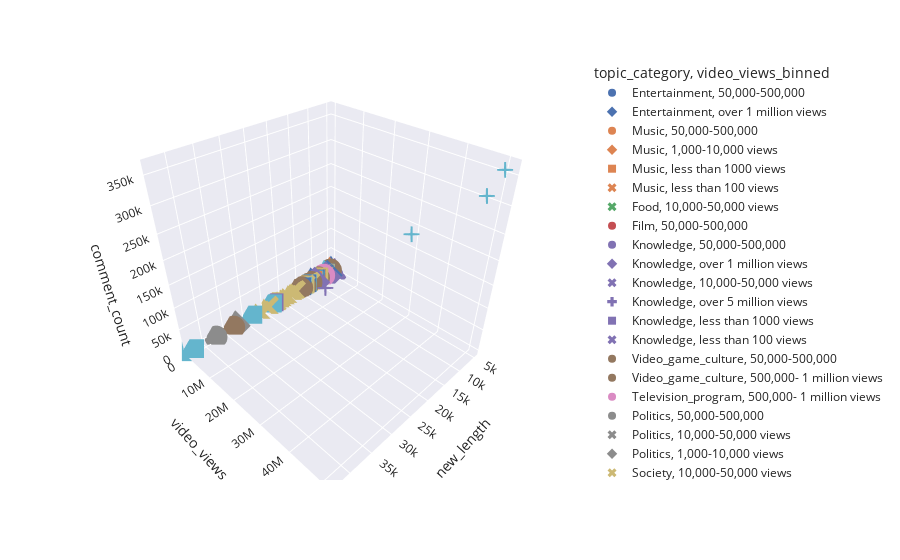

The notebook cell this image was saved under:
### Code cell
# plot video length vs views
fig = px.scatter_3d(binned_data2[binned_data2['new_length'] > 5000], x='new_length', y='video_views', z='comment_count', color='topic_category', symbol='video_views_binned', template=template, hover_name='video_title_clean', hover_data=['video_views', 'video_likes', 'custom_url'])


                    

fig.show()

### Figure 1 — Plotly figure (JSON) as saved in the notebook; plotly's stock layout.template omitted (floating-point values rounded to 4 significant figures; data arrays with more than 128 entries replaced by an {"elided": "..."} marker saying what was removed)
{"data": [{"customdata": [[1061, "@pinkfong"], [850, "@pinkfong"], [1164, "@pinkfong"]], "hovertemplate": "<b>%{hovertext}</b><br><br>topic_category=Entertainment<br>video_views_binned=50,000-500,000<br>new_length=%{x}<br>video_views=%{y}<br>comment_count=%{z}<br>video_likes=%{customdata[0]}<br>custom_url=%{customdata[1]}<extra></extra>", "hovertext": [" Halloween Zombie Sharks are Here Happy Halloween doo doo doo doo doo Pinkfong Baby Shark", "Chumbala Cachumbala Halloween Zombie Sharks and more  Songs Stories Pinkfong Baby shark", "Baby Shark Babysits little Baby Shark on a Halloween Night Peekaboo Pinkfong Story for Kids"], "legendgroup": "Entertainment, 50,000-500,000", "marker": {"color": "rgb(76,114,176)", "symbol": "circle"}, "mode": "markers", "name": "Entertainment, 50,000-500,000", "scene": "scene", "showlegend": true, "type": "scatter3d", "x": [6433, 6535, 5972], "y": [273500, 293714, 310659], "z": [0, 0, 0]}, {"customdata": [[1553, "@pinkfong"]], "hovertemplate": "<b>%{hovertext}</b><br><br>topic_category=Entertainment<br>video_views_binned=over 1 million views<br>new_length=%{x}<br>video_views=%{y}<br>comment_count=%{z}<br>video_likes=%{customdata[0]}<br>custom_url=%{customdata[1]}<extra></extra>", "hovertext": [" Special Halloween Stories Cartoons Hospital Play and More Compilation Pinkfong Baby Shark"], "legendgroup": "Entertainment, over 1 million views", "marker": {"color": "rgb(76,114,176)", "symbol": "diamond"}, "mode": "markers", "name": "Entertainment, over 1 million views", "scene": "scene", "showlegend": true, "type": "scatter3d", "x": [7120], "y": [1053069], "z": [0]}, {"customdata": [[3043, "@trapnation"]], "hovertemplate": "<b>%{hovertext}</b><br><br>topic_category=Music<br>video_views_binned=50,000-500,000<br>new_length=%{x}<br>video_views=%{y}<br>comment_count=%{z}<br>video_likes=%{customdata[0]}<br>custom_url=%{customdata[1]}<extra></extra>", "hovertext": ["Trap Nation 10 Year Mix "], "legendgroup": "Music, 50,000-500,000", "marker": {"color": "rgb(221,132,82)", "symbol": "circle"}, "mode": "markers", "name": "Music, 50,000-500,000", "scene": "scene", "showlegend": true, "type": "scatter3d", "x": [14761], "y": [86699], "z": [265]}, {"customdata": [[31, "@ithacacollegecenterformusic"], [55, "@ithacacollegecenterformusic"]], "hovertemplate": "<b>%{hovertext}</b><br><br>topic_category=Music<br>video_views_binned=1,000-10,000 views<br>new_length=%{x}<br>video_views=%{y}<br>comment_count=%{z}<br>video_likes=%{customdata[0]}<br>custom_url=%{customdata[1]}<extra></extra>", "hovertext": ["IC SMA 2021 High School Division Gala Concert", "IC SMA 2021 High School Division Week 1 Concert"], "legendgroup": "Music, 1,000-10,000 views", "marker": {"color": "rgb(221,132,82)", "symbol": "diamond"}, "mode": "markers", "name": "Music, 1,000-10,000 views", "scene": "scene", "showlegend": true, "type": "scatter3d", "x": [5868, 5239], "y": [1581, 2728], "z": [5, 7]}, {"customdata": [[7, "@musicfromstandrews"], [14, null], [3, null], [5, null], [4, null], [2, null], [16, "@ithacacollegecenterformusic"], [27, "@ithacacollegecenterformusic"], [13, "@ithacacollegecenterformusic"], [9, "@ithacacollegecenterformusic"]], "hovertemplate": "<b>%{hovertext}</b><br><br>topic_category=Music<br>video_views_binned=less than 1000 views<br>new_length=%{x}<br>video_views=%{y}<br>comment_count=%{z}<br>video_likes=%{customdata[0]}<br>custom_url=%{customdata[1]}<extra></extra>", "hovertext": ["St Andrews Voices presents Andrew McTaggart A Landscape of Song", "20220422 Concert Jazz ensemble", "20220418 Concert UAH Orchestra", "20220412 Recital Brasspalooza Student Recital", "UAH Choirs in concert", "20211116 UAH TubaEuphonium Studio Recital", "IC SMA 2022 Intermediate Division Gala Concert", "IC SMA 2022 High School Division Gala Concert", "IC SMA 2022 High School Division Week 1 Concert", "IC Jazz Ensemble Concert April 30 2021"], "legendgroup": "Music, less than 1000 views", "marker": {"color": "rgb(221,132,82)", "symbol": "square"}, "mode": "markers", "name": "Music, less than 1000 views", "scene": "scene", "showlegend": true, "type": "scatter3d", "x": [5057, 5543, 6776, 7075, 5346, 5694, 5727, 10351, 5161, 5352], "y": [277, 595, 319, 266, 281, 187, 498, 996, 511, 583], "z": [1, 0, 0, 0, 0, 0, 0, 1, 1, 0]}, {"customdata": [[2, "@musicfromstandrews"]], "hovertemplate": "<b>%{hovertext}</b><br><br>topic_category=Music<br>video_views_binned=less than 100 views<br>new_length=%{x}<br>video_views=%{y}<br>comment_count=%{z}<br>video_likes=%{customdata[0]}<br>custom_url=%{customdata[1]}<extra></extra>", "hovertext": ["The St Andrews Scottish Songbook Insights"], "legendgroup": "Music, less than 100 views", "marker": {"color": "rgb(221,132,82)", "symbol": "x"}, "mode": "markers", "name": "Music, less than 100 views", "scene": "scene", "showlegend": true, "type": "scatter3d", "x": [5014], "y": [85], "z": [0]}, {"customdata": [[777, "@epicmealtime"], [849, "@chonnyday"], [451, "@cookingwithduaa"]], "hovertemplate": "<b>%{hovertext}</b><br><br>topic_category=Food<br>video_views_binned=10,000-50,000 views<br>new_length=%{x}<br>video_views=%{y}<br>comment_count=%{z}<br>video_likes=%{customdata[0]}<br>custom_url=%{customdata[1]}<extra></extra>", "hovertext": ["Eating Food From a Stranger Binge Eater Ep 1", "Chonny Dalena experience the Salad Curse LIVE", "First time live on YouTube"], "legendgroup": "Food, 10,000-50,000 views", "marker": {"color": "rgb(85,168,104)", "symbol": "x"}, "mode": "markers", "name": "Food, 10,000-50,000 views", "scene": "scene", "showlegend": true, "type": "scatter3d", "x": [5807, 8663, 5295], "y": [17272, 39978, 11681], "z": [150, 37, 115]}, {"customdata": [[2284, "@history"]], "hovertemplate": "<b>%{hovertext}</b><br><br>topic_category=Film<br>video_views_binned=50,000-500,000<br>new_length=%{x}<br>video_views=%{y}<br>comment_count=%{z}<br>video_likes=%{customdata[0]}<br>custom_url=%{customdata[1]}<extra></extra>", "hovertext": ["The Curse of Oak Island Evidence of Treasure Tunnels Uncovered S8 E1 Full Episode"], "legendgroup": "Film, 50,000-500,000", "marker": {"color": "rgb(196,78,82)", "symbol": "circle"}, "mode": "markers", "name": "Film, 50,000-500,000", "scene": "scene", "showlegend": true, "type": "scatter3d", "x": [5013], "y": [125705], "z": [164]}, {"customdata": [[1711, "@timelinechannel"], [1441, "@timelinechannel"]], "hovertemplate": "<b>%{hovertext}</b><br><br>topic_category=Knowledge<br>video_views_binned=50,000-500,000<br>new_length=%{x}<br>video_views=%{y}<br>comment_count=%{z}<br>video_likes=%{customdata[0]}<br>custom_url=%{customdata[1]}<extra></extra>", "hovertext": ["The True Story Of The Children Who Could Speak With The Dead A Haunting Timeline", "Is The Bible Misogynistic Notorious Women Of The Bible Timeline"], "legendgroup": "Knowledge, 50,000-500,000", "marker": {"color": "rgb(129,114,179)", "symbol": "circle"}, "mode": "markers", "name": "Knowledge, 50,000-500,000", "scene": "scene", "showlegend": true, "type": "scatter3d", "x": [11265, 6604], "y": [63045, 53107], "z": [378, 310]}, {"customdata": [[12711, "@timelinechannel"], [11253, "@timelinechannel"], [5648, "@timelinechannel"]], "hovertemplate": "<b>%{hovertext}</b><br><br>topic_category=Knowledge<br>video_views_binned=over 1 million views<br>new_length=%{x}<br>video_views=%{y}<br>comment_count=%{z}<br>video_likes=%{customdata[0]}<br>custom_url=%{customdata[1]}<extra></extra>", "hovertext": ["How Did Our Ancestors Learn To Map The World Face Of The World Timeline", "The Buried Secrets Of The Native American Civilisations 1491 America Wars Timeline", "How Did Britain Build More Airplanes Than Germany In WW2 War Factories Timeline"], "legendgroup": "Knowledge, over 1 million views", "marker": {"color": "rgb(129,114,179)", "symbol": "diamond"}, "mode": "markers", "name": "Knowledge, over 1 million views", "scene": "scene", "showlegend": true, "type": "scatter3d", "x": [5026, 11105, 7823], "y": [1987071, 1019304, 1450446], "z": [1122, 861, 363]}, {"customdata": [[1085, "@timelinechannel"]], "hovertemplate": "<b>%{hovertext}</b><br><br>topic_category=Knowledge<br>video_views_binned=10,000-50,000 views<br>new_length=%{x}<br>video_views=%{y}<br>comment_count=%{z}<br>video_likes=%{customdata[0]}<br>custom_url=%{customdata[1]}<extra></extra>", "hovertext": ["The Last Days Of Queen Marie Antoinette Marie Antoinette Timeline"], "legendgroup": "Knowledge, 10,000-50,000 views", "marker": {"color": "rgb(129,114,179)", "symbol": "x"}, "mode": "markers", "name": "Knowledge, 10,000-50,000 views", "scene": "scene", "showlegend": true, "type": "scatter3d", "x": [6251], "y": [32737], "z": [92]}, {"customdata": [[42826, "@timelinechannel"]], "hovertemplate": "<b>%{hovertext}</b><br><br>topic_category=Knowledge<br>video_views_binned=over 5 million views<br>new_length=%{x}<br>video_views=%{y}<br>comment_count=%{z}<br>video_likes=%{customdata[0]}<br>custom_url=%{customdata[1]}<extra></extra>", "hovertext": ["The Real History Of The Americas Before Columbus 1491 Complete Series Timeline"], "legendgroup": "Knowledge, over 5 million views", "marker": {"color": "rgb(129,114,179)", "symbol": "cross"}, "mode": "markers", "name": "Knowledge, over 5 million views", "scene": "scene", "showlegend": true, "type": "scatter3d", "x": [11200], "y": [5817792], "z": [3764]}, {"customdata": [[15, null], [1, "@fieldworkeducation"], [1, "@fieldworkeducation"], [0, "@fieldworkeducation"], [7, "@fieldworkeducation"]], "hovertemplate": "<b>%{hovertext}</b><br><br>topic_category=Knowledge<br>video_views_binned=less than 1000 views<br>new_length=%{x}<br>video_views=%{y}<br>comment_count=%{z}<br>video_likes=%{customdata[0]}<br>custom_url=%{customdata[1]}<extra></extra>", "hovertext": ["Complete Kotlin tutorial fundamentals and intermediate concepts", "The Recovery Curriculum", "Reopening Schools after Lockdown", "Supporting Children with Additional Needs during Distance Learning", "Delivering IEYC through virtual learning"], "legendgroup": "Knowledge, less than 1000 views", "marker": {"color": "rgb(129,114,179)", "symbol": "square"}, "mode": "markers", "name": "Knowledge, less than 1000 views", "scene": "scene", "showlegend": true, "type": "scatter3d", "x": [23033, 5274, 5341, 6001, 6365], "y": [160, 184, 119, 117, 496], "z": [0, 0, 0, 0, 0]}, {"customdata": [[0, null], [0, null], [1, "@fieldworkeducation"], [0, "@fieldworkeducation"]], "hovertemplate": "<b>%{hovertext}</b><br><br>topic_category=Knowledge<br>video_views_binned=less than 100 views<br>new_length=%{x}<br>video_views=%{y}<br>comment_count=%{z}<br>video_likes=%{customdata[0]}<br>custom_url=%{customdata[1]}<extra></extra>", "hovertext": ["The Library Copyright Institute Limitations Exceptions and Risk Management", "The Library Copyright Institute Fundamentals of Scope Copyright", "Delivering IMYC remotely  a conversation between schools", "Delivering IPC during Lockdown"], "legendgroup": "Knowledge, less than 100 views", "marker": {"color": "rgb(129,114,179)", "symbol": "x"}, "mode": "markers", "name": "Knowledge, less than 100 views", "scene": "scene", "showlegend": true, "type": "scatter3d", "x": [7139, 5692, 7050, 5225], "y": [38, 44, 52, 32], "z": [0, 0, 0, 0]}, {"customdata": [[7593, "@overlysarcasticproductions"], [2150, "@overlysarcasticproductions"], [2562, "@overlysarcasticproductions"], [3124, "@overlysarcasticproductions"], [8547, "@overlysarcasticproductions"], [3975, "@overlysarcasticproductions"], [6710, "@overlysarcasticproductions"], [3677, "@overlysarcasticproductions"], [4258, "@overlysarcasticproductions"], [5291, "@overlysarcasticproductions"], [2259, "@overlysarcasticproductions"], [3031, "@overlysarcasticproductions"], [3585, "@overlysarcasticproductions"], [4364, "@overlysarcasticproductions"], [4898, "@overlysarcasticproductions"], [8283, "@overlysarcasticproductions"], [6399, "@overlysarcasticproductions"], [8175, "@overlysarcasticproductions"]], "hovertemplate": "<b>%{hovertext}</b><br><br>topic_category=Video_game_culture<br>video_views_binned=50,000-500,000<br>new_length=%{x}<br>video_views=%{y}<br>comment_count=%{z}<br>video_likes=%{customdata[0]}<br>custom_url=%{customdata[1]}<extra></extra>", "hovertext": ["Halloween Special OSP Presents MACBETH", "Reading Stream DRACULA chapters 22END Red Solo Hour", "Reading Stream DRACULA chapters 1321 Red Solo Hour", "Reading Stream DRACULA chapters 812 Red Solo Hour", "Reading Stream DRACULA chapters 17 Red Solo Hour", "OSP AFTER DARK Red Solo Hour", "OSP BEFORE DARK Lancer Tier List", "OSP AFTER DARK Red Solo Hour", "2 Million Subs celebratory Venice Vacation", "OSP StrayStreamBonanza and also Lego Star Wars", "OSP AFTER DARK Hamlet Unscripted Red Indigo Solo Hour", "OSP AFTER DARK A Midsummer Nights Dream Unscripted Red Indigo Solo Hour", "OSP AFTER DARK Trivia Red Indigo Solo Hour", "OSP AFTER DARK Trope Lightning Round Red Ludohistory Solo Hour", "OSP AFTER DARK Underrated Media Hot Takes Red Solo Hour", "OSP AFTER DARK Trope Talk Lightning Round Red Solo Hour", "OSP AFTER DARK Red Solo Hour No There Is No Plan", "OSP AFTER DARK Mentors Tier List"], "legendgroup": "Video_game_culture, 50,000-500,000", "marker": {"color": "rgb(147,120,96)", "symbol": "circle"}, "mode": "markers", "name": "Video_game_culture, 50,000-500,000", "scene": "scene", "showlegend": true, "type": "scatter3d", "x": [9357, 11944, 15991, 9040, 11653, 12859, 14673, 14940, 8958, 33381, 15083, 10750, 13728, 13678, 11790, 11211, 11561, 15368], "y": [131580, 72623, 72496, 80602, 249339, 181766, 222246, 110151, 90722, 175288, 64418, 91505, 196709, 211029, 213188, 372745, 291120, 269774], "z": [700, 216, 265, 230, 597, 285, 978, 409, 194, 234, 161, 271, 246, 423, 523, 923, 558, 917]}, {"customdata": [[30680, "@overlysarcasticproductions"]], "hovertemplate": "<b>%{hovertext}</b><br><br>topic_category=Video_game_culture<br>video_views_binned=500,000- 1 million views<br>new_length=%{x}<br>video_views=%{y}<br>comment_count=%{z}<br>video_likes=%{customdata[0]}<br>custom_url=%{customdata[1]}<extra></extra>", "hovertext": ["Satirizing Superman Detail Diatribe"], "legendgroup": "Video_game_culture, 500,000- 1 million views", "marker": {"color": "rgb(147,120,96)", "symbol": "circle"}, "mode": "markers", "name": "Video_game_culture, 500,000- 1 million views", "scene": "scene", "showlegend": true, "type": "scatter3d", "x": [5948], "y": [809002], "z": [7846]}, {"customdata": [[11475, "@vice"]], "hovertemplate": "<b>%{hovertext}</b><br><br>topic_category=Television_program<br>video_views_binned=500,000- 1 million views<br>new_length=%{x}<br>video_views=%{y}<br>comment_count=%{z}<br>video_likes=%{customdata[0]}<br>custom_url=%{customdata[1]}<extra></extra>", "hovertext": ["Golf Booze Guns Inside Boomer Paradise  The Bubble Full Film The Short List"], "legendgroup": "Television_program, 500,000- 1 million views", "marker": {"color": "rgb(218,139,195)", "symbol": "circle"}, "mode": "markers", "name": "Television_program, 500,000- 1 million views", "scene": "scene", "showlegend": true, "type": "scatter3d", "x": [8183], "y": [852556], "z": [4628]}, {"customdata": [[3255, "@indiatv"], [301, "@indiatv"]], "hovertemplate": "<b>%{hovertext}</b><br><br>topic_category=Politics<br>video_views_binned=50,000-500,000<br>new_length=%{x}<br>video_views=%{y}<br>comment_count=%{z}<br>video_likes=%{customdata[0]}<br>custom_url=%{customdata[1]}<extra></extra>", "hovertext": ["Firing On Imran Khan रल म Imran Khan पर कतलन हमलपर म लग चर गलय Pakistan", "Gujarat Elections 2022 LIVE Gujarat Election Date Revealed Election Commission Of India"], "legendgroup": "Politics, 50,000-500,000", "marker": {"color": "rgb(140,140,140)", "symbol": "circle"}, "mode": "markers", "name": "Politics, 50,000-500,000", "scene": "scene", "showlegend": true, "type": "scatter3d", "x": [7615, 37620], "y": [311518, 64537], "z": [19, 0]}, {"customdata": [[111, "@indiatv"], [352, "@abcnews"]], "hovertemplate": "<b>%{hovertext}</b><br><br>topic_category=Politics<br>video_views_binned=10,000-50,000 views<br>new_length=%{x}<br>video_views=%{y}<br>comment_count=%{z}<br>video_likes=%{customdata[0]}<br>custom_url=%{customdata[1]}<extra></extra>", "hovertext": ["Firing On Imran Khan कसक ऑरडर पर आज ह जत Imran Khan क दनदहड कतल Pakistan News", "ABC News Prime Pres Biden democracy speech Parkland shooter sentenced New doc on Louis Armstrong"], "legendgroup": "Politics, 10,000-50,000 views", "marker": {"color": "rgb(140,140,140)", "symbol": "x"}, "mode": "markers", "name": "Politics, 10,000-50,000 views", "scene": "scene", "showlegend": true, "type": "scatter3d", "x": [10896, 5450], "y": [14280, 26390], "z": [0, 83]}, {"customdata": [[60, "@indiatv"]], "hovertemplate": "<b>%{hovertext}</b><br><br>topic_category=Politics<br>video_views_binned=1,000-10,000 views<br>new_length=%{x}<br>video_views=%{y}<br>comment_count=%{z}<br>video_likes=%{customdata[0]}<br>custom_url=%{customdata[1]}<extra></extra>", "hovertext": ["Delhi Air Pollution Live Delhi म Pollution क Attack Breathing Problems Air Quality Index"], "legendgroup": "Politics, 1,000-10,000 views", "marker": {"color": "rgb(140,140,140)", "symbol": "diamond"}, "mode": "markers", "name": "Politics, 1,000-10,000 views", "scene": "scene", "showlegend": true, "type": "scatter3d", "x": [32871], "y": [7994], "z": [2]}, {"customdata": [[224, "@abscbnnews"]], "hovertemplate": "<b>%{hovertext}</b><br><br>topic_category=Society<br>video_views_binned=10,000-50,000 views<br>new_length=%{x}<br>video_views=%{y}<br>comment_count=%{z}<br>video_likes=%{customdata[0]}<br>custom_url=%{customdata[1]}<extra></extra>", "hovertext": ["SRO TeleRadyo 3 November 2022"], "legendgroup": "Society, 10,000-50,000 views", "marker": {"color": "rgb(204,185,116)", "symbol": "x"}, "mode": "markers", "name": "Society, 10,000-50,000 views", "scene": "scene", "showlegend": true, "type": "scatter3d", "x": [6402], "y": [31098], "z": [0]}, {"customdata": [[2, "@edlaborrepublicans"], [6, "@edlaborrepublicans"], [3, "@edlaborrepublicans"], [3, "@edlaborrepublicans"], [1, "@edlaborrepublicans"], [1, "@edlaborrepublicans"], [0, "@stabcomedytheater"]], "hovertemplate": "<b>%{hovertext}</b><br><br>topic_category=Society<br>video_views_binned=less than 1000 views<br>new_length=%{x}<br>video_views=%{y}<br>comment_count=%{z}<br>video_likes=%{customdata[0]}<br>custom_url=%{customdata[1]}<extra></extra>", "hovertext": ["IN SOLIDARITY REMOVING BARRIERS TO UNION ORGANIZING", "THE HISTORY AND CONTINUED CONTRIBUTIONS OF TRIBAL COLLEGES AND UNIVERSITIES", "Improving Retirement Security and Access to Mental Health Benefits", "Protecting Lives and Livelihoods Vaccine Requirements and Employee Accommodations", "Markup of Budget Reconciliation FY 2022", "Markup of Budget Reconciliation FY 2022", "the STAB show Cheep Laughs Strip Comedy September 30th 2022"], "legendgroup": "Society, less than 1000 views", "marker": {"color": "rgb(204,185,116)", "symbol": "square"}, "mode": "markers", "name": "Society, less than 1000 views", "scene": "scene", "showlegend": true, "type": "scatter3d", "x": [14252, 8450, 6861, 9660, 7576, 22469, 13999], "y": [109, 178, 105, 147, 135, 126, 106], "z": [0, 1, 0, 1, 0, 0, 0]}, {"customdata": {"elided": "72x2 mixed values"}, "hovertemplate": "<b>%{hovertext}</b><br><br>topic_category=Society<br>video_views_binned=less than 100 views<br>new_length=%{x}<br>video_views=%{y}<br>comment_count=%{z}<br>video_likes=%{customdata[0]}<br>custom_url=%{customdata[1]}<extra></extra>", "hovertext": ["EXAMINING THE ADMINISTRATION OF THE UNEMPLOYMENT INSURANCE SYSTEM", "BACK TO SCHOOL MEETING STUDENTS ACADEMIC SOCIAL AND EMOTIONAL NEEDS", "FULL COMMITTEE MARKUP H RES 1295 H RES 1296 H RES 1273", "AN OUNCE OF PREVENTION INVESTMENTS IN JUVENILE JUSTICE PROGRAMS", "CHILDREN AT RISK EXAMINING WORKPLACE PROTECTIONS FOR CHILD FARMWORKERS", "ESSENTIAL BUT UNDERVALUED EXAMINING WORKPLACE PROTECTIONS FOR DOMESTIC WORKERS", "Markup HR2193 and HR 8450", "SECOND CLASS WORKERS ASSESSING H2 VISA PROGRAMS IMPACT ON WORKERS", "EXAMINING THE POLICIES AND PRIORITIES OF THE BUREAU OF INDIAN EDUCATION", "EXAMINING THE POLICIES AND PRIORITIES OF THE US DEPT OF AGRICULTURES FOOD NUTRITION SERVICE", "EXAMINING THE POLICIES AND PRIORITIES OF THE US DEPARTMENT OF LABOR", "EXAMINING THE POLICIES AND PRIORITIES OF THE US DEPARTMENT OF EDUCATION", "EXAMINING THE POLICIES AND PRIORITIES OF THE OCCUPATIONAL SAFETY AND HEALTH ADMINISTRATION", "HR 604 HR 7701 HR 5407 HR 6493 HR 7780 ", "EXAMINING WAYS TO IMPROVE THE JUVENILE JUSTICE SYSTEM AND SUPPORT AMERICAS YOUNG PEOPLE", "Standing Up for Workers Preventing Wage Theft and Recovering Stolen Wages", "Examining the Policies and Priorities of the EEOC and the OFCCP", "Examining the Policies and Priorities of the US Department of Health and Human Services", "Markup HR 7309 and HR 7310", "Markup HR 6102 HR 5129 HR 2499 HR 5428 HR 3114 and HR 6087 2", "Markup HR 6102 HR 5129 HR 2499 HR 5428 HR 3114 and HR 6087", "The Important Role of Hispanic Serving Institutions and Other Minority Serving Institutions", "Exploring Pathways to Affordable Universal Health Coverage", "Serving All Students Promoting a Healthier More Supportive School Environment", "Strengthening the Safety Net for Injured Workers", "Examining the Policies and Priorities of the Corporation for National and Community Service", "Examining the Implementation of COVID19 Education Funds", "Supporting the Transition to Competitive Integrated Employment for Workers with Disabilities", "Supporting the Transition to Competitive Integrated Employment for Workers with Disabilities", "Closing the Courthouse Doors The Injustice of Forced Arbitration Agreements", "Supporting the Transition to Competitive Integrated Employment for Workers with Disabilities", "A Call to Action Modernizing the Community Services Block Grant", "Supporting the Transition to Competitive Integrated Employment for Workers with Disabilities", "Supporting the Transition to Competitive Integrated Employment for Workers with Disabilities", "Examining the Policies and Priorities of the Office of Federal Student Aid", "Supporting the Transition to Competitive Integrated Employment for Workers with Disabilities", "Supporting the Transition to Competitive Integrated Employment for Workers with Disabilities", "Homecoming The Historical Roots and Continued Contributions of HBCUs", "Protecting Students and Taxpayers Improving the Closed School Discharge Process", "Back to School Highlighting Best Practices for Safely Reopening Schools", "How to Save a Life Successful Models for Protecting Communities from COVID19", "Markup of Budget Reconciliation FY 2022", "STAB TV is on the air Live from STAB Comedy Theater", "Happy Time Arcade October 31st 2022", "STABs Halloween Comedy Show Strip Comedy October 29th 2022", "Middle Class Film Class October 29th 2022", "the STAB show Bodi Pozi Comedy The Tonight Play October 28th 2022", "Inside The Box October 26th 2022", "the STAB show Willie Listen Comedy Yachtclub October 21st 2022", "Inside The Box October 18th 2022", "Happy Time Arcade October 17th 2022", "No Boyz Allowed Dear Abby WTF October 15th 2022", "the STAB show October 14th 2022", "Inside The Box October 12th 2022", "Happy Time Arcade October 10th 2022", "lolgbt Presents Say YAS October 7th 2022", "the STAB show Camp Wanderlust October 7th 2022", "Inside The Box October 5th 2022", "Sketchy Friends Happy Time Arcade October 3rd 2022", "Regular Exclusive Blend I Dont Usually Do This October 1st 2022", "Inside The Box September 28th 2022", "Middle Class Film Class September 24th 2022", "the STAB show September 23rd 2022", "Inside The Box September 20th 2022", "Sketchy Friends September 19th 2022", "No Boyz Allowed Dear Abby WTF September 17th 2022", "the STAB show September 16th 2022", "Inside The Box September 14th 2022", "Inside The Box September 12th 2022", "Regular Exclusive Blend One Fall Improv September 9th 2022", "Inside The Box August 24th 2022", "Sketchy Friends Burning Office Hours August 22nd 2022"], "legendgroup": "Society, less than 100 views", "marker": {"color": "rgb(204,185,116)", "symbol": "x"}, "mode": "markers", "name": "Society, less than 100 views", "scene": "scene", "showlegend": true, "type": "scatter3d", "x": [7916, 8851, 8636, 5011, 7101, 6136, 16915, 5866, 6735, 5176, 14731, 14206, 5371, 22815, 5721, 6721, 6081, 13383, 26513, 7925, 17449, 8251, 8936, 7746, 8566, 13496, 12070, 9292, 20894, 6551, 10000, 7396, 10657, 5078, 10801, 6796, 6711, 10366, 8231, 8041, 11580, 16491, 24251, 12778, 12155, 9457, 13079, 21968, 12714, 21172, 13973, 6978, 5257, 20881, 11588, 5201, 9663, 22106, 14794, 8705, 20544, 8680, 5075, 19631, 12526, 6946, 5022, 18928, 14293, 7634, 12706, 16467], "y": [40, 83, 31, 47, 58, 44, 94, 95, 81, 21, 45, 73, 41, 40, 22, 69, 57, 72, 34, 40, 93, 42, 38, 56, 57, 65, 36, 15, 11, 46, 15, 62, 6, 6, 40, 6, 6, 64, 19, 34, 30, 44, 2, 1, 28, 2, 10, 8, 17, 6, 7, 23, 5, 10, 6, 5, 14, 6, 43, 50, 38, 46, 73, 36, 39, 79, 51, 47, 53, 24, 46, 3], "z": [1, 0, 0, 0, 0, 0, 0, 1, 0, 0, 2, 2, 0, 0, 0, 0, 0, 0, 0, 0, 0, 0, 0, 0, 0, 0, 0, 0, 0, 0, 0, 0, 0, 0, 0, 0, 0, 0, 0, 0, 0, 0, 0, 0, 2, 0, 0, 0, 0, 0, 0, 0, 0, 0, 0, 0, 0, 0, 0, 0, 1, 0, 0, 0, 0, 0, 0, 0, 0, 0, 0, 0]}, {"customdata": [[1839778, "@shane"], [2027333, "@shane"], [1185067, "@shane"]], "hovertemplate": "<b>%{hovertext}</b><br><br>topic_category=Lifestyle<br>video_views_binned=over 5 million views<br>new_length=%{x}<br>video_views=%{y}<br>comment_count=%{z}<br>video_likes=%{customdata[0]}<br>custom_url=%{customdata[1]}<extra></extra>", "hovertext": ["Investigating Conspiracies with Shane Dawson", "Conspiracy Theories with Shane Dawson", "Inside The Mind of Jake Paul"], "legendgroup": "Lifestyle, over 5 million views", "marker": {"color": "rgb(100,181,205)", "symbol": "cross"}, "mode": "markers", "name": "Lifestyle, over 5 million views", "scene": "scene", "showlegend": true, "type": "scatter3d", "x": [5670, 6285, 6304], "y": [47764178, 50935484, 30232143], "z": [310972, 362433, 192476]}, {"customdata": [[237, "@ovision01"]], "hovertemplate": "<b>%{hovertext}</b><br><br>topic_category=Lifestyle<br>video_views_binned=1,000-10,000 views<br>new_length=%{x}<br>video_views=%{y}<br>comment_count=%{z}<br>video_likes=%{customdata[0]}<br>custom_url=%{customdata[1]}<extra></extra>", "hovertext": ["YOLOv5  Training Yolov5 object detection model on a custom dataset using openCV and Python"], "legendgroup": "Lifestyle, 1,000-10,000 views", "marker": {"color": "rgb(100,181,205)", "symbol": "diamond"}, "mode": "markers", "name": "Lifestyle, 1,000-10,000 views", "scene": "scene", "showlegend": true, "type": "scatter3d", "x": [7608], "y": [8404], "z": [18]}, {"customdata": [[0, null], [2, null], [2, null], [11, null], [2, null], [3, null], [2, null], [3, null], [0, null], [2, null], [20, "@defenseflashnewstoday"], [16, "@defenseflashnewstoday"], [9, "@defenseflashnewstoday"], [2, "@defenseflashnewstoday"], [34, "@defenseflashnewstoday"], [17, "@defenseflashnewstoday"], [29, "@defenseflashnewstoday"], [16, "@defenseflashnewstoday"], [66, "@defenseflashnewstoday"], [13, "@defenseflashnewstoday"]], "hovertemplate": "<b>%{hovertext}</b><br><br>topic_category=Lifestyle<br>video_views_binned=less than 1000 views<br>new_length=%{x}<br>video_views=%{y}<br>comment_count=%{z}<br>video_likes=%{customdata[0]}<br>custom_url=%{customdata[1]}<extra></extra>", "hovertext": ["Stress sitting time and physical activity caloric equivalents", "The Science of Wheelchair Rugby Part 2", "The Science of Wheelchair Rugby Part 1", "Physical activity energy balance and adiposity", "Weight Management SCI Symposium PHC", "COVID19 recovery the role of physical activity", "Physical activity and serious mental health", "Physical activity and cancer prehabilitation innovation in digital delivery", "Physical activity and maternal health", "Enhancing motivation and adherence in health contexts talks", "Austin Holds Press Briefing With South Korean Official", "President Biden Delivers Remarks on Working to Strengthen the Infrastructure Talent Pipeline", "President Biden Delivers Remarks at OB Johnson Community Center", "Department of State Daily Press Briefing November 2 2022", "United States Space Force Chief of Space Operations CSO Transition Ceremony", "Press Briefing by Press Secretary Karine JeanPierre", "Secretary of Defense Lloyd J Austin III Speaks at Space Force Transition Ceremony", "Exercise Tres Kolos 2022", "Exercise Rolling Thunder 2022", "President Biden and The First Lady Host Halloween at the White House Oct 31 2022"], "legendgroup": "Lifestyle, less than 1000 views", "marker": {"color": "rgb(100,181,205)", "symbol": "square"}, "mode": "markers", "name": "Lifestyle, less than 1000 views", "scene": "scene", "showlegend": true, "type": "scatter3d", "x": [6450, 7513, 6427, 5060, 14670, 5003, 5412, 5260, 6042, 11235, 28768, 23623, 10622, 6372, 6423, 23472, 5644, 13964, 42901, 13272], "y": [104, 160, 286, 552, 230, 586, 339, 602, 217, 159, 232, 314, 199, 102, 776, 332, 545, 177, 990, 243], "z": [0, 0, 0, 0, 0, 0, 0, 0, 0, 0, 0, 5, 3, 1, 25, 0, 4, 0, 0, 0]}, {"customdata": [[0, null], [0, null]], "hovertemplate": "<b>%{hovertext}</b><br><br>topic_category=Lifestyle<br>video_views_binned=less than 100 views<br>new_length=%{x}<br>video_views=%{y}<br>comment_count=%{z}<br>video_likes=%{customdata[0]}<br>custom_url=%{customdata[1]}<extra></extra>", "hovertext": ["Physical activity cancer and cardiometabolic health", "Motivation eating behaviour in children and diabetes in young adults"], "legendgroup": "Lifestyle, less than 100 views", "marker": {"color": "rgb(100,181,205)", "symbol": "x"}, "mode": "markers", "name": "Lifestyle, less than 100 views", "scene": "scene", "showlegend": true, "type": "scatter3d", "x": [7049, 6161], "y": [98, 83], "z": [0, 0]}, {"customdata": [[417, "@sundayfundayz"]], "hovertemplate": "<b>%{hovertext}</b><br><br>topic_category=Tourism<br>video_views_binned=10,000-50,000 views<br>new_length=%{x}<br>video_views=%{y}<br>comment_count=%{z}<br>video_likes=%{customdata[0]}<br>custom_url=%{customdata[1]}<extra></extra>", "hovertext": ["High On Life Podcast 12 Hey Nadine Solo Travel For A Living"], "legendgroup": "Tourism, 10,000-50,000 views", "marker": {"color": "rgb(76,114,176)", "symbol": "x"}, "mode": "markers", "name": "Tourism, 10,000-50,000 views", "scene": "scene", "showlegend": true, "type": "scatter3d", "x": [5360], "y": [23659], "z": [50]}, {"customdata": [[106, "@sundayfundayz"], [138, "@sundayfundayz"], [60, "@4ktraveltours"]], "hovertemplate": "<b>%{hovertext}</b><br><br>topic_category=Tourism<br>video_views_binned=1,000-10,000 views<br>new_length=%{x}<br>video_views=%{y}<br>comment_count=%{z}<br>video_likes=%{customdata[0]}<br>custom_url=%{customdata[1]}<extra></extra>", "hovertext": ["High on Life Podcast 13 Udo Erasmus The Path to Perfect Health", "Waking Up With Purpose High on Life Podcast 11 feat Julian DeSchutter", " Saturday Night LIVE in Gaslamp Quarter San Diego SAN DIEGO WALKING TOUR"], "legendgroup": "Tourism, 1,000-10,000 views", "marker": {"color": "rgb(76,114,176)", "symbol": "diamond"}, "mode": "markers", "name": "Tourism, 1,000-10,000 views", "scene": "scene", "showlegend": true, "type": "scatter3d", "x": [5393, 5287, 11871], "y": [4175, 7941, 1255], "z": [27, 28, 2]}, {"customdata": [[0, "@4ktraveltours"], [4, "@4ktraveltours"], [8, "@4ktraveltours"], [18, "@4ktraveltours"], [7, "@4ktraveltours"], [19, "@4ktraveltours"], [6, "@4ktraveltours"], [19, "@4ktraveltours"], [12, "@4ktraveltours"], [28, "@4ktraveltours"], [34, "@4ktraveltours"], [36, "@4ktraveltours"], [33, "@4ktraveltours"], [36, "@4ktraveltours"], [25, "@4ktraveltours"], [18, "@4ktraveltours"], [17, "@4ktraveltours"], [17, "@4ktraveltours"], [20, "@4ktraveltours"]], "hovertemplate": "<b>%{hovertext}</b><br><br>topic_category=Tourism<br>video_views_binned=less than 1000 views<br>new_length=%{x}<br>video_views=%{y}<br>comment_count=%{z}<br>video_likes=%{customdata[0]}<br>custom_url=%{customdata[1]}<extra></extra>", "hovertext": [" Drummer Girl", " Mew", " Yankee", " Padres Vs Dodgers After Game 4 around Gaslamp", " Twitch Con San Diego 2022", " Life", " Size 6 Doc Martens", " Pressed", " Ocean Beach Vs Santa Cruz", " Girl Cops", " Acquired Taste", " Dedicated", " Bsculptor", " Follow Your Heart", " We Made It", " Firebending Abilities", " We Met A Firedancer", " The Hunt For Pikachu", " IPhone 13 Pro Max Live Stream Capabilities"], "legendgroup": "Tourism, less than 1000 views", "marker": {"color": "rgb(76,114,176)", "symbol": "square"}, "mode": "markers", "name": "Tourism, less than 1000 views", "scene": "scene", "showlegend": true, "type": "scatter3d", "x": [8309, 7435, 5815, 5062, 5228, 13451, 7913, 8395, 6726, 11117, 8627, 10788, 9106, 8802, 6805, 8827, 8468, 15016, 15034], "y": [154, 190, 168, 613, 142, 339, 149, 367, 233, 764, 784, 620, 771, 745, 783, 400, 483, 484, 545], "z": [2, 0, 1, 6, 4, 2, 3, 0, 14, 2, 0, 4, 10, 3, 3, 1, 2, 3, 7]}, {"customdata": [[8, null]], "hovertemplate": "<b>%{hovertext}</b><br><br>topic_category=Technology<br>video_views_binned=less than 1000 views<br>new_length=%{x}<br>video_views=%{y}<br>comment_count=%{z}<br>video_likes=%{customdata[0]}<br>custom_url=%{customdata[1]}<extra></extra>", "hovertext": ["Making a Blazor WASM App with a Sqlite Database"], "legendgroup": "Technology, less than 1000 views", "marker": {"color": "rgb(221,132,82)", "symbol": "square"}, "mode": "markers", "name": "Technology, less than 1000 views", "scene": "scene", "showlegend": true, "type": "scatter3d", "x": [11517], "y": [196], "z": [1]}, {"customdata": [[0, null], [2, null], [2, null], [3, null]], "hovertemplate": "<b>%{hovertext}</b><br><br>topic_category=Physical_fitness<br>video_views_binned=less than 100 views<br>new_length=%{x}<br>video_views=%{y}<br>comment_count=%{z}<br>video_likes=%{customdata[0]}<br>custom_url=%{customdata[1]}<extra></extra>", "hovertext": ["Calming Creek Sounds For Sleeping And Relaxation", "Calming Beach Wave Sounds For Sleeping And Relaxation", "Virtual Fireplace Relaxing Fireplace Sounds With Howling Wind", "Gentle Virtual Rain Sounds For Sleeping And Relaxation"], "legendgroup": "Physical_fitness, less than 100 views", "marker": {"color": "rgb(85,168,104)", "symbol": "x"}, "mode": "markers", "name": "Physical_fitness, less than 100 views", "scene": "scene", "showlegend": true, "type": "scatter3d", "x": [7200, 7200, 7200, 10800], "y": [5, 32, 41, 54], "z": [0, 6, 4, 8]}], "layout": {"legend": {"title": {"text": "topic_category, video_views_binned"}, "tracegroupgap": 0}, "margin": {"t": 60}, "scene": {"domain": {"x": [0, 1], "y": [0, 1]}, "xaxis": {"title": {"text": "new_length"}}, "yaxis": {"title": {"text": "video_views"}}, "zaxis": {"title": {"text": "comment_count"}}}}}
